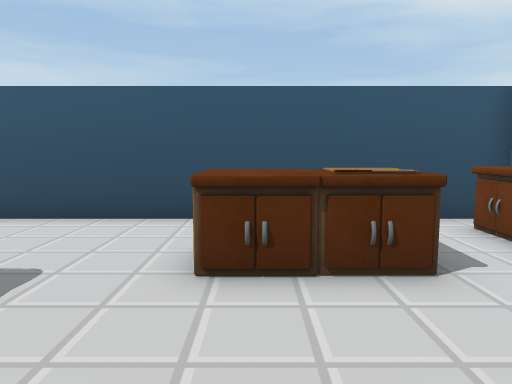
View 1 (above)

15 first-person views from a walk through a scene from a Unity 3-D project. The camera is 1.5 m above the floor, tilts 6° down and sees 70° across. The floor is counted in squares, 1 m on a side. Each view is taken from the middle of a square. On the plan, view 1 faces up. The plan holds only what a view shows up to about 16 squares ahead; the rest is blank. The place goes on beyond the plan.

View 2
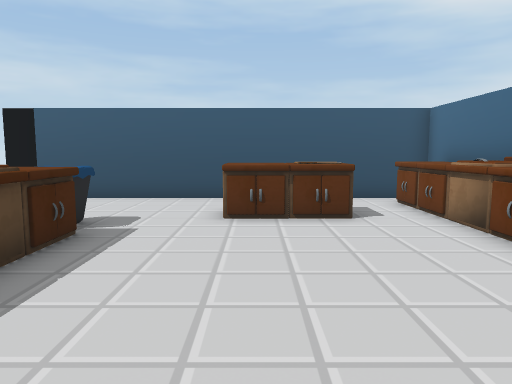

View 3
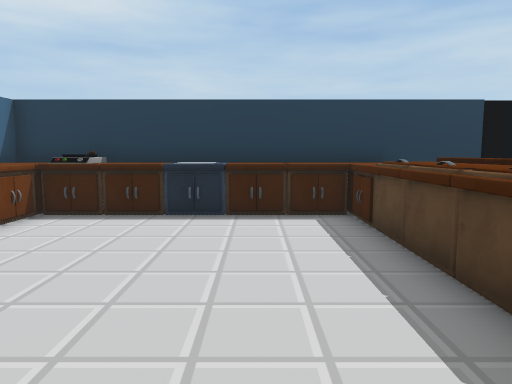

View 4
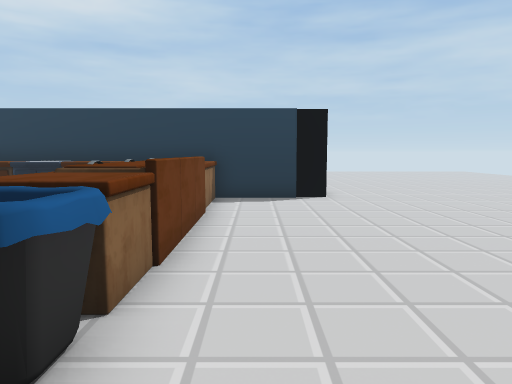

View 5
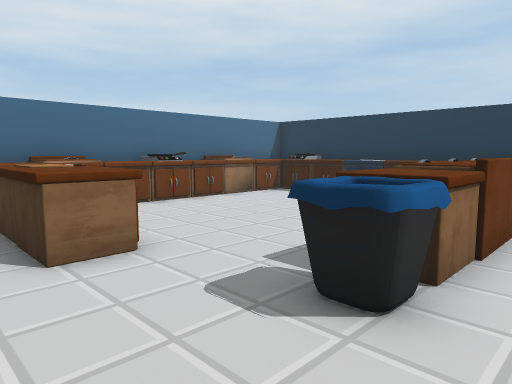

View 6
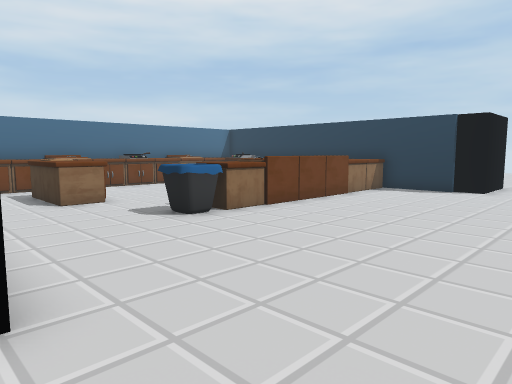

View 7
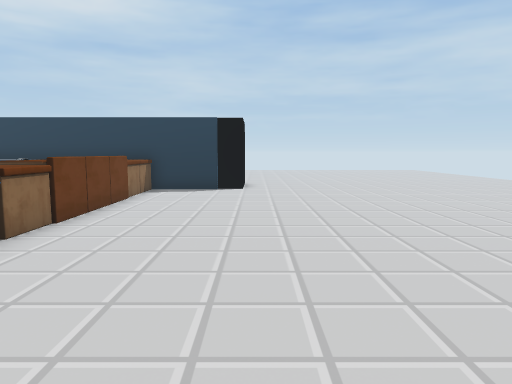

View 8
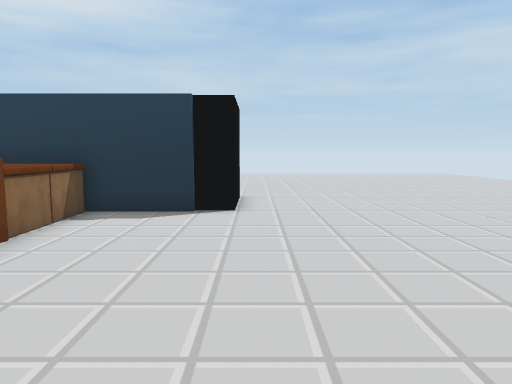

View 9
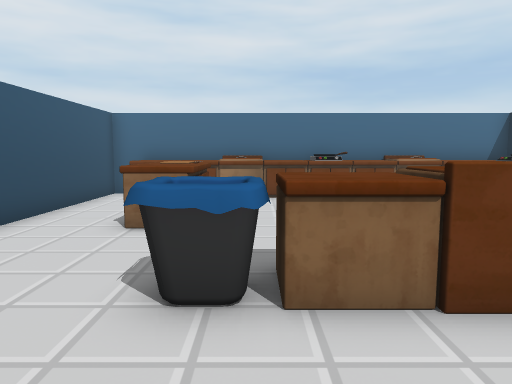

View 10
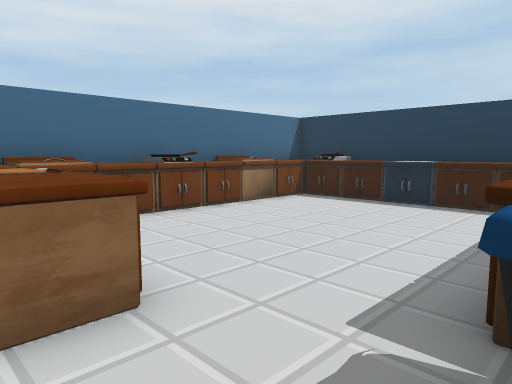

View 11
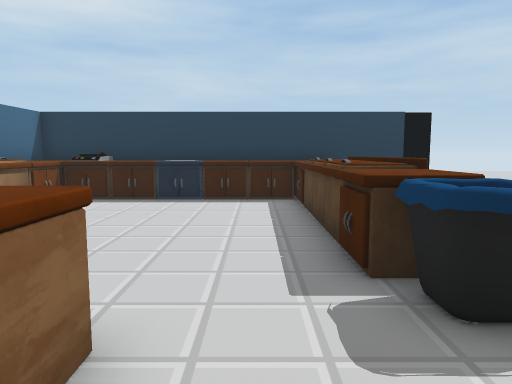

View 12
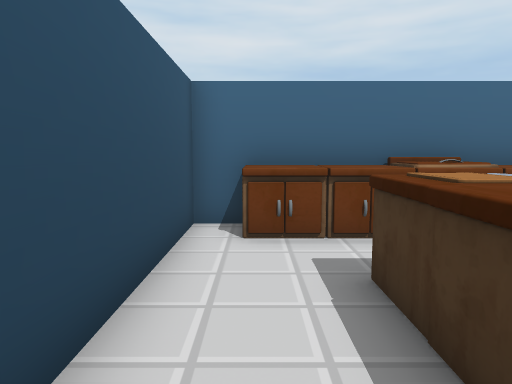

View 13
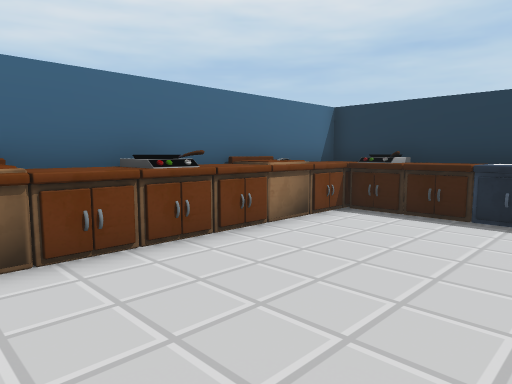

View 14
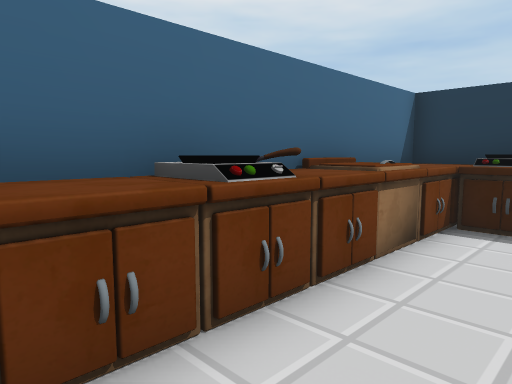

View 15
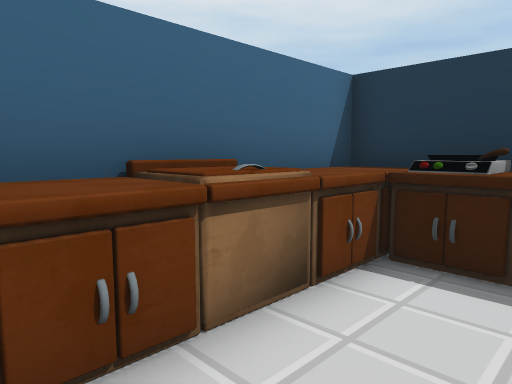

### Floor plan
Key: @ floor where view 1 was taken; # wall or solid block; . floor; C counter; O other object.
Columns run from 12 left of view 1 to 6 right of it. Each row starts with its distance up from view 1.
  9 .  .##
  8   ...##############
  7  ...............CC#
  6 ............CCC.CC#
  5 ...........CCCC.CC#
  4 .......OO...CCC.CC#
  3 .......CC.......CC#
  2 .......CCC......CC#
  1 .......CCC......CC#
  0 .......OOO..@...CC#
 -1 .......OOO......CC#
 -2 .......OOO......CC#
 -3 .......C C......CC#
 -4 .......CCC......CC#
 -5 .......CCCCCCCCCCC#
 -6 .......CCCCCCCCCCC#
 -7 ....###############
 -8 ....#
 -9 ....#
-10 ....
-11 ....
-12 ....
-13 ....

Where each view was taken, in squares from view 1:
view 1: 0 up, 0 right, facing up
view 2: 4 down, 0 right, facing up
view 3: 4 up, 1 left, facing down
view 4: 6 up, 6 left, facing down
view 5: 7 up, 6 left, facing down-right
view 6: 9 up, 12 left, facing down-right
view 7: 9 up, 9 left, facing down
view 8: 3 up, 9 left, facing down
view 9: 3 up, 8 left, facing right
view 10: 6 up, 4 left, facing down-right
view 11: 7 up, 2 left, facing down
view 12: 7 up, 2 left, facing right
view 13: 4 up, 1 left, facing down-right
view 14: 3 up, 2 right, facing down-right
view 15: 0 up, 2 right, facing down-right
